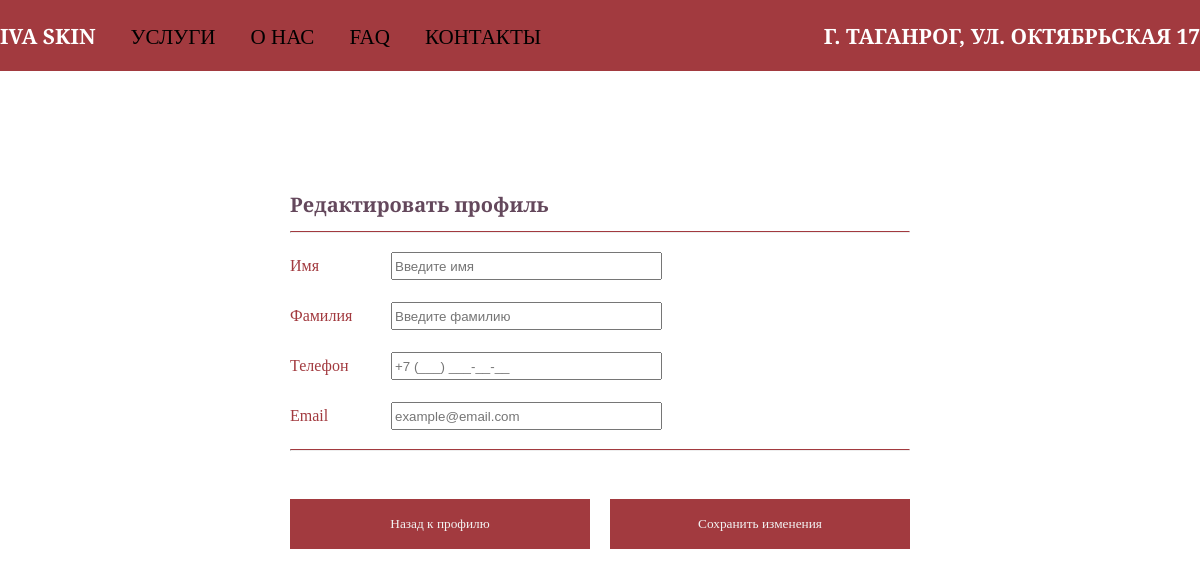
The page /profile/edit/ (signed in) on the database as committed earlier.
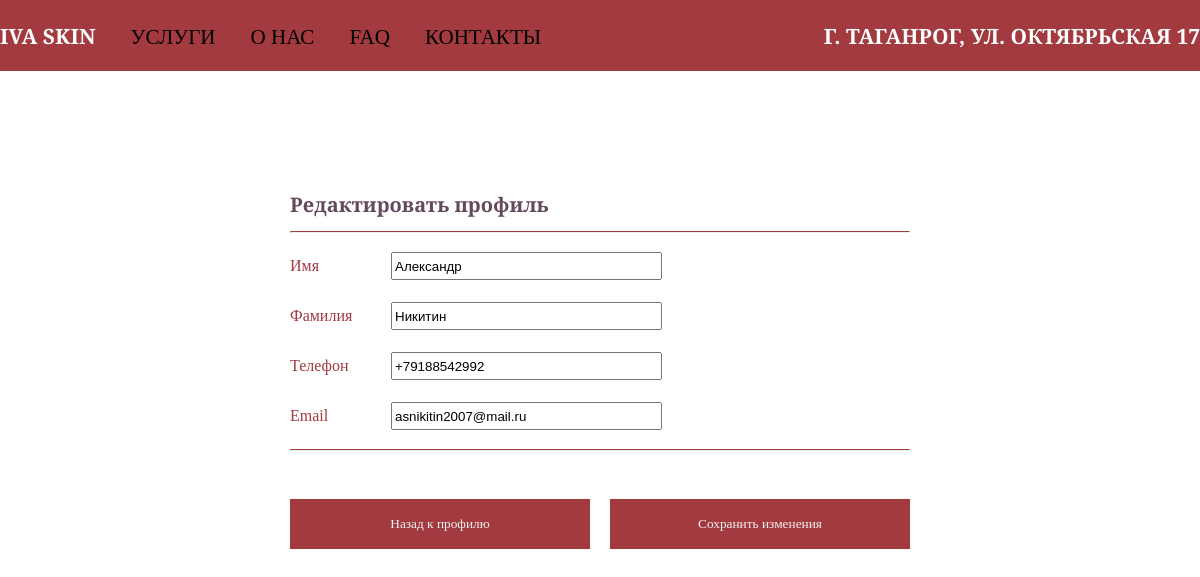
The same page on the database as committed later.
### userprofile/models.py (models this page shows, shortened)
class Profile(models.Model):
    user = models.OneToOneField(User, on_delete=models.CASCADE)
    first_name = models.CharField(max_length=50, blank=True, null=True)
    last_name = models.CharField(max_length=50, blank=True, null=True)
    phone = models.CharField(max_length=12, validators=[validate_phone])
    email = models.EmailField(max_length=255, blank=True, null=True)
    created_at = models.DateTimeField(auto_now_add=True)
    updated_at = models.DateTimeField(auto_now=True)

### userprofile/views.py (the view)
# urls.py: path('edit/', views.edit_profile, name='edit_profile'),
@login_required
def edit_profile(request):
    if request.method == 'POST':
        form = ProfileUpdateForm(request.POST, instance=request.user.profile)
        if form.is_valid():
            form.save()
            messages.success(request, 'Профиль успешно обновлен!')
            return redirect('userprofile:profile')
    else:
        form = ProfileUpdateForm(instance=request.user.profile)
    return render(request, 'userprofile/edit_profile.html', {'form': form})

### userprofile/forms.py
class ProfileUpdateForm(forms.ModelForm):
    class Meta:
        model = Profile
        fields = ['first_name', 'last_name', 'phone', 'email']
        widgets = {
            'first_name': forms.TextInput(attrs={'placeholder': 'Введите имя'}),
            'last_name': forms.TextInput(attrs={'placeholder': 'Введите фамилию'}),
            'phone': forms.TextInput(attrs={'placeholder': '+7 (___) ___-__-__'}),
            'email': forms.EmailInput(attrs={'placeholder': 'example@email.com'}),
        }

### userprofile/templates/userprofile/edit_profile.html (shortened to what this page needs)
<!DOCTYPE html>
{% load static %}
<html lang="en">
<head>
    <link rel="stylesheet" href="{% static 'css/main.css' %}">
</head>
<body>
    <header>
        <div class="header">
            <div class="header-inner">
                <div class="menu">
                    <h3><a class="logo" href="{% url 'index' %}">IVA SKIN</a></h3>
                    <h3><a class="menu__list-link" href="#">УСЛУГИ</a></h3>
                    <h3><a class="menu__list-link" href="#">О НАС</a></h3>
                    <h3><a class="menu__list-link" href="#">FAQ</a></h3>
                    <h3><a class="menu__list-link" href="#">КОНТАКТЫ</a></h3>
                </div>
                <div class="menu2">
                    <h3><a class="menu__list-link1" href="#" class="IVA" >Г. ТАГАНРОГ, УЛ. ОКТЯБРЬСКАЯ 17</a></h3>
                </div>
            </div>
        </div>
    </header>
    <div class="container">
            <div class="edit-profile-card">
                <h1 id="h1-p">Редактировать профиль</h1>
                <hr class="h-profile">
                <form method="post">
                    <div class="for-name">
                         <div class="container-for-form">
                            <p>Имя</p>
                            <div class="inp">
                                {{ form.first_name }}
                            </div>
                        </div>
                    </div>
                    <div class="for-lastname">
                         <div class="container-for-form">
                            <p>Фамилия</p>
                            <div class="inp">
                                {{ form.last_name }}
                            </div>
                        </div>
                    </div>
                    <div class="for-telephone">
                         <div class="container-for-form">
                            <p>Телефон</p>
                            <div class="inp">
                                {{ form.phone }}
                            </div>
                        </div>
                    </div>
                    <div class="for-email">
                         <div class="container-for-form">
                            <p>Email</p>
                            <div class="inp">
                                {{ form.email }}
                            </div>
                        </div>
                    </div>
                    <hr class="h-profile">
                    <div class="for-button">
                        <form action="{% url 'userprofile:profile' %}">
                            <button class="btn-profile">Назад к профилю</button>
                        </form>
                        <button type="submit" class="btn-profile">Сохранить изменения</button>
                    </div>
                </form>
            </div>
        </div>
</body>
</html>

Rows that differ between the two databases and show on the page:
changed Profile: first_name (not shown) → "Александр"; last_name (not shown) → "Никитин"; phone (not shown) → "+79188542992"; email (not shown) → "asnikitin2007@mail.ru"
